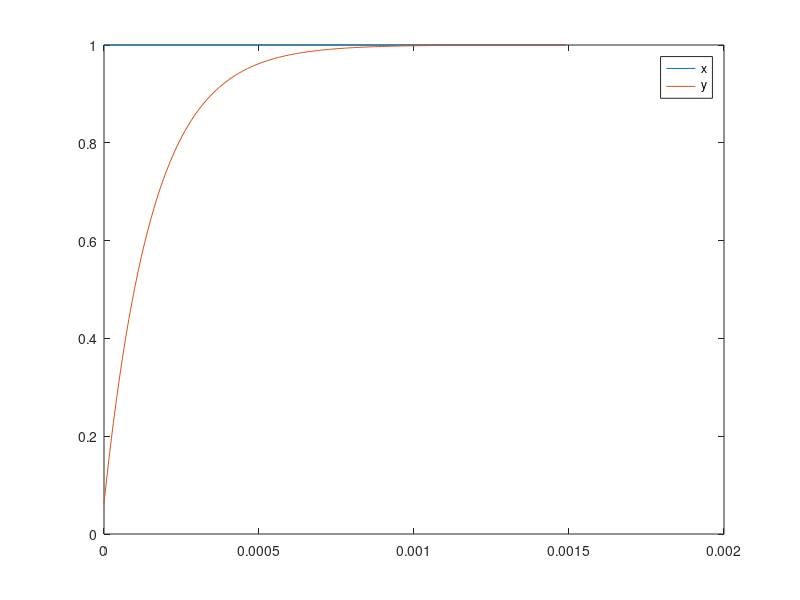

Write the MATLAB code that produced this figure. (Note: this script raises an error after producing the figure.)
% Configurable single pole filter with shifts

clear all
close all
clc
format long

% Filter parameters

fs = 100e3;
nshift = 4;

alpha = 2^(-nshift)
ts = 1/fs;
%tau = ts / alpha
tau = -ts/log(1-alpha)
wc = 1 / tau;
fc = wc/2/pi

% Signal
%tmax = 0.0215-ts;
tmax = 0.0015-ts;

t = linspace(0,tmax,tmax*fs);
f = 916;
%x = sin(2*pi*f*t);

%x = [1,zeros(1,length(t)-1)]; % delta function
x = ones(1,length(t)); % step function

y = zeros(length(t),1);
yDigital = zeros(length(t),1);

% Implementation

inputBits = 12;
inputDecimalBits = 11;

for i = [1:length(t)]
    inputDigital= floor(x(i) * 2^(inputDecimalBits));

    if (i == 1)
        y(i) = 0 + (inputDigital-0)/(2^nshift);
    else
        y(i) = y(i-1) + (inputDigital-y(i-1))/(2^nshift);
    end
end

plot(t,x)
hold on
plot(t,y/(2^inputDecimalBits))

legend('x','y')

% compare with simulation data
import_data;

figure
plot(t,y*300/(2^inputDecimalBits))
hold on
plot(t,output_data)
legend('MATLAB','Simulation')
title('alpha = 4')